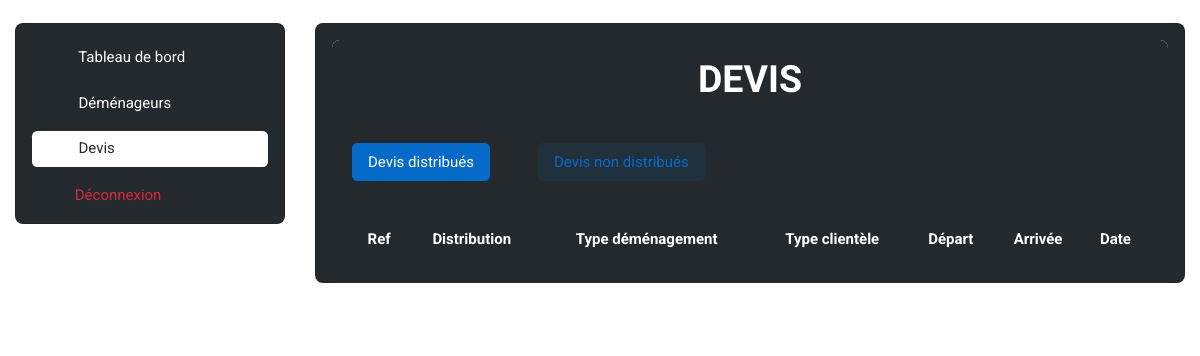
The app's page /administration/devis_home/ (signed in), older data.
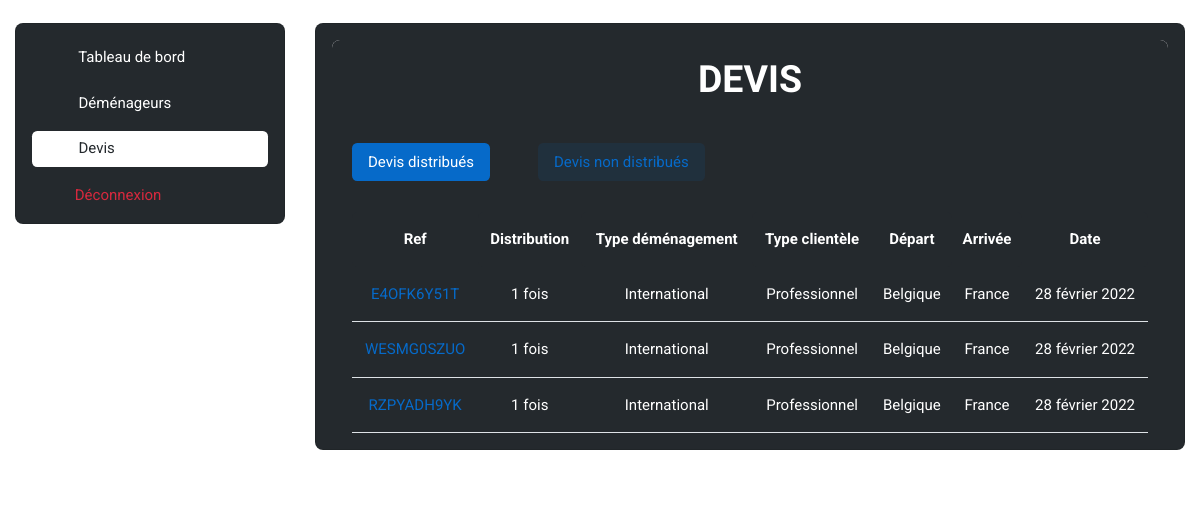
The same page, newer data.
### base_app/models.py (models this page shows, shortened)
class Quote_Request(models.Model):
    ref = models.CharField(max_length=30)
    country = models.ForeignKey(Country, on_delete=models.CASCADE, default="")
    City_Departure = models.CharField(max_length=300)
    Adresse_Departure = models.CharField(max_length=300)
    Postal_Code_Departure = models.IntegerField()
    Residence_Number_or_Name_Departure = models.CharField(max_length=300)
    Residence_Departure = models.CharField(max_length=300)
    Number_Room_Departure = models.IntegerField()
    Country_Arrival = models.CharField(max_length=300, default="")
    City_Arrival = models.CharField(max_length=300)
    Adresse_Arrival = models.CharField(max_length=300)
    Residence_Number_or_Name_Arrival = models.CharField(max_length=300)
    Postal_Code_Arrival = models.IntegerField()
    Residence_Arrival = models.CharField(max_length=300)
    packing_service = models.BooleanField(default=False)
    packaging_materials = models.BooleanField(default=False)
    furniture_assembly_disassembly = models.BooleanField(default=False)
    furniture_storage = models.BooleanField(default=False)
    Additional_informations = models.CharField(max_length=300)
    firstname = models.CharField(max_length=300, default="")
    lastname = models.CharField(max_length=300, default="")
    email = models.EmailField(default="")
    phone_number = models.CharField(max_length=30, default="")
    created = models.DateTimeField(auto_now_add=True)
    distributed = models.BooleanField(default=False)
    moving_date = models.DateTimeField(auto_now_add=False)
    moving_date1 = models.DateTimeField(auto_now_add=False)
    moving_date2 = models.DateTimeField(auto_now_add=False)
    moving_type1 = models.ForeignKey(Moving_Type1, on_delete=models.CASCADE)
    moving_type2 = models.ForeignKey(Moving_Type2, on_delete=models.CASCADE)

class Moving_Type1(models.Model):  # can be national opr international
    name = models.CharField(max_length=300)

class Moving_Type2(models.Model):  # can be 'particulier' or 'professionnel'
    name = models.CharField(max_length=300)

class Country(models.Model):
    name = models.CharField(max_length=300)

### administration/views.py (the view)
# urls.py: path('devis_home/', views.devis_home, name='devis_home'),
@login_required
def devis_home(request):
    countries = Country.objects.all()
    quote_requests = Quote_Request.objects.all().order_by('-id')
    mover_quote_requests = Mover_Quote_Request.objects.all()
    moving_type1 = Moving_Type1.objects.all()
    moving_type2 = Moving_Type2.objects.all()
    distributed_requests = Mover_Quote_Request.objects.values('quote_request_id').annotate(Count('id')).order_by()
    return render(request, 'administration/devis/devis_home.html', {'countries': countries, 'quote_requests':
                    quote_requests, 'moving_type1': moving_type1, 'moving_type2': moving_type2, 'mover_quote_requests':
                                                                    mover_quote_requests, 'distributed_requests':
                                                                    distributed_requests})

### administration/templates/administration/devis/devis_home.html (shortened to what the changed rows need)
{% extends 'administration/admin_base.html' %}
{% load static %}
{% block main %}
    <div class="card">
        <div class="card-header bg-dark" align="center">
            <h2 class="text-white">DEVIS</h2>
        </div>
        <div class="card-body bg-dark">
            <div class="tab-content mb-0" id="devis-pills-tabContent">
                <div class="tab-pane fade show active" id="devis-pills-tab1" role="tabpanel" aria-labelledby="devis-pills-tab-1">
                    <div class="row">
                        <div class="col-12">
                            <div class="row justify-content-between">
                                <div class="table-responsive-lg border-0">
                                    <table class="table table-dark-gray align-middle p-4 mb-0 text-white">
                                        <thead align="center">
                                            <tr>
                                                <th scope="col" class="border-0 rounded-start">Ref</th>
                                                <th scope="col" class="border-0 rounded-start">Distribution</th>
                                                <th scope="col" class="border-0 rounded-start">Type déménagement</th>
                                                <th scope="col" class="border-0 rounded-start">Type clientèle</th>
                                                <th scope="col" class="border-0 rounded-end">Départ</th>
                                                <th scope="col" class="border-0 rounded-end">Arrivée</th>
                                                <th scope="col" class="border-0 rounded-end">Date</th>
                                            </tr>
                                        </thead>
                                        <tbody align="center">
                                            {% for quote_request in quote_requests %}
                                                {% for distributed_request in distributed_requests %}
                                                    {% if distributed_request.quote_request_id == quote_request.id %}
                                                        <tr>
                                                            <td>
                                                                <a href="{% url 'devis_detail' quote_request.id %}">
                                                                    <center>{{quote_request.ref}}</center>
                                                                </a>
                                                            </td>
                                                            <td>
                                                                <center>{{distributed_request.id__count}} fois</center>
                                                            </td>
                                                            <td>
                                                                <center>
                                                                    {{quote_request.moving_type1.name}}
                                                                </center>
                                                            </td>
                                                            <td>
                                                                <center>
                                                                    {{quote_request.moving_type2.name}}
                                                                </center>
                                                            </td>
                                                            <td>
                                                                <center>
                                                                    {{quote_request.country.name}}
                                                                </center>
                                                            </td>
                                                            <td>
                                                                <center>
                                                                    {% if quote_request.moving_type1.name == "International" %}
                                                                        {{quote_request.Country_Arrival}}
                                                                    {% else %}
                                                                        {{quote_request.country.name}}
                                                                    {% endif %}
                                                                </center>
                                                            </td>
                                                            <td>
                                                                <center>
                                                                    {% load i18n %}
                                                                    {% language 'fr' %}
                                                                        {{quote_request.created|date:'d F Y'}}
                                                                    {% endlanguage %}
                                                                </center>
                                                            </td>
                                                        </tr>
                                                    {% endif %}
                                                {% endfor %}
                                            {% endfor %}
                                        </tbody>
                                    </table>
                                </div>
                            </div>
                        </div>
                    </div>
                </div>
                                            {% for mover in movers_unactivated %}
                                                            {% load i18n %}
                                            {% endfor %}
            </div>
        </div>
    </div>
{% endblock %}

Row changes from the older to the newer data that the page shows:
added Quote_Request: ref "E4OFK6Y51T", id__count "1", moving_type1.name "International", moving_type2.name "Professionnel", country.name "Belgique", Country_Arrival "France", created "28 février 2022"
added Quote_Request: ref "WESMG0SZUO", id__count "1", moving_type1.name "International", moving_type2.name "Professionnel", country.name "Belgique", Country_Arrival "France", created "28 février 2022"
added Quote_Request: ref "RZPYADH9YK", id__count "1", moving_type1.name "International", moving_type2.name "Professionnel", country.name "Belgique", Country_Arrival "France", created "28 février 2022"
